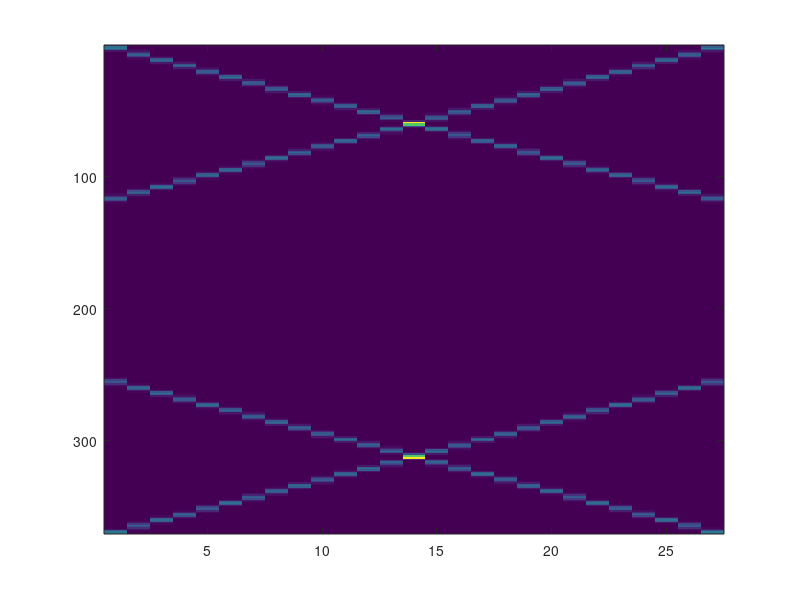

The MATLAB script that drew this image:
%file e9_2_spectrogram_recipe.m 
clear; close all;
N=27;
X=cos([1:10000].*[1:10000]/10000)+cos([10000:-1:1].*[10000:-1:1]/10000); %example values              
L = floor(length(X)/N);      % L=interval length, N=number of intervals
XX = reshape(X(1:L*N),L,N);  % convert 1-dimensional X to 2-d matrix XX of N columns 
FX2 = abs(fft(XX).*fft(XX)); % squaring the FFT values to get energy values
imagesc(FX2)                 % imagesc() displays image with scaled colors